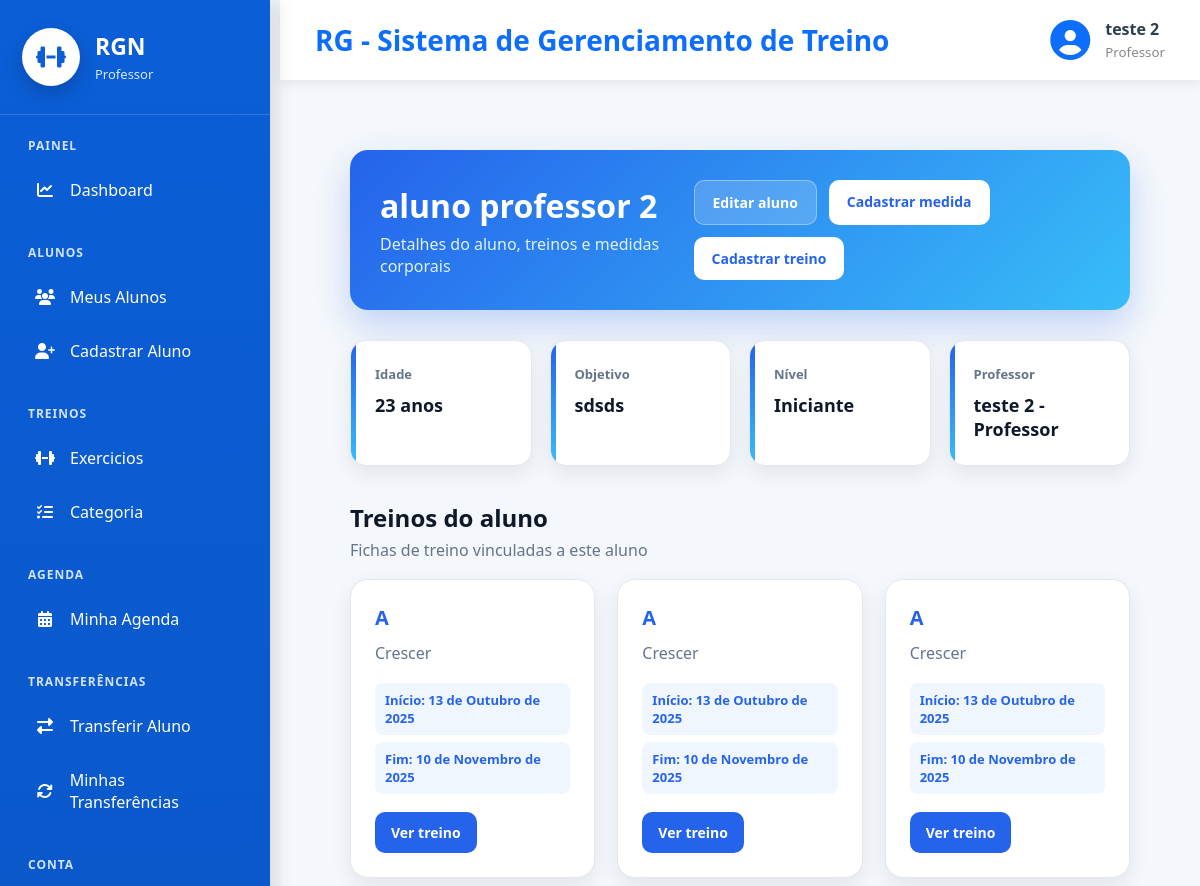
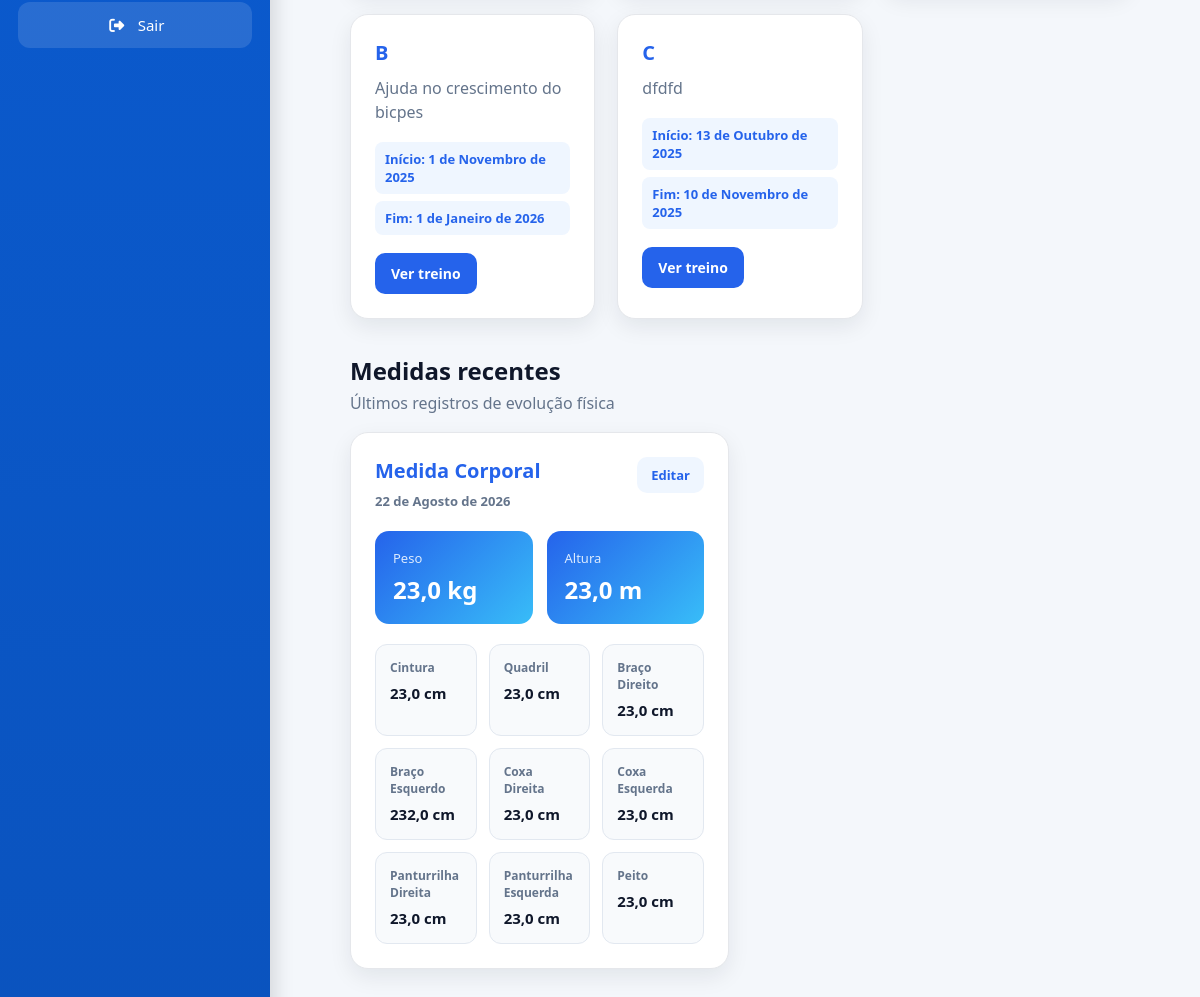
The app's page /cadastros/detalhe/aluno/4/ (signed in) with its own data (2 pictures, top to bottom).
### cadastros/models.py (models this page shows)
class Auditoria(models.Model):
    cadastrado_em = models.DateTimeField(auto_now_add=True, verbose_name="Cadastrado em")
    atualizado_em = models.DateTimeField(auto_now=True, verbose_name="Atualizado em")
    class Meta:
        abstract = True

class Pessoa(Auditoria):
    TIPO_CHOICES = [
        ('ALUNO', 'Aluno'),
        ('PROFESSOR', 'Professor')
    ]
    SEXO_CHOICES = [
        ('M', 'Masculino'),
        ('F', 'Feminino'),
        ('O', 'Outro'),
    ]
    NIVEL_CHOICES = [
        (1, 'Iniciante'),
        (2, 'Intermediário'),
        (3, 'Avançado'),
    ]
    tipo = models.CharField(max_length=20, choices=TIPO_CHOICES, verbose_name="Tipo de Pessoa")
    nome = models.CharField(max_length=50, verbose_name="Nome")
    idade = models.IntegerField(verbose_name="Idade", null=True, blank=True)
    cpf = models.CharField(max_length=11, unique=True, verbose_name="CPF")
    telefone = models.CharField(max_length=15, verbose_name="Telefone")
    objetivo = models.TextField(verbose_name="Objetivo", null=True, blank=True)
    sexo = models.CharField(max_length=20, choices=SEXO_CHOICES, verbose_name="Sexo", null=True, blank=True)
    nivel = models.IntegerField(choices=NIVEL_CHOICES, verbose_name="Nível", null=True, blank=True)
    cidade = models.ForeignKey(Cidade, on_delete=models.PROTECT)
    professor = models.ForeignKey("self", on_delete=models.PROTECT, related_name="alunos", limit_choices_to={"tipo": "PROFESSOR"}, null=True, blank=True)
    usuario = models.OneToOneField("auth.User", on_delete=models.CASCADE, related_name="pessoa_usuario")
    def __str__(self):
        return f"{self.nome} - {self.get_tipo_display()}"

### exercicio/models.py (models this page shows, shortened)
class Treino(Auditoria):
    aluno = models.ForeignKey(Pessoa, on_delete=models.PROTECT, related_name="Treinos")
    nome_treino = models.CharField(max_length=20, verbose_name="Nome do Treino")
    data_inicio = models.DateField(verbose_name="Data de Inicio")
    data_fim = models.DateField(verbose_name="Data de Encerramento")
    descricao = models.CharField(max_length=100, verbose_name="Descrição")
    cadastrado_por = models.ForeignKey(Pessoa, on_delete=models.PROTECT)

### medidas/models.py (models this page shows, shortened)
class Medidas(Auditoria):
    aluno = models.ForeignKey(Pessoa, on_delete=models.PROTECT, related_name="medidas_aluno")
    altura = models.FloatField(verbose_name="Altura")
    peso = models.FloatField(verbose_name="Peso")
    cintura = models.FloatField(verbose_name="Cintura")
    quadril = models.FloatField(verbose_name="Quadril")
    braco_direito = models.FloatField(verbose_name="Braço Direito")
    braco_esquerdo = models.FloatField(verbose_name="Braço Esquerdo")
    coxa_direita = models.FloatField(verbose_name="Coxa Direita")
    coxa_esquerda = models.FloatField(verbose_name="Coxa Esquerda")
    panturrilha_direita = models.FloatField(verbose_name="Panturrilha Direita")
    panturrilha_esquerda = models.FloatField(verbose_name="Panturrilha Esquerda")
    peito = models.FloatField(verbose_name="Peito")
    data_medida = models.DateField(verbose_name="Data da medida")
    cadastrado_por = models.ForeignKey("auth.User", on_delete=models.PROTECT, related_name="cadastrado_por")

### cadastros/views.py (the view)
# urls.py: path('detalhe/aluno/<int:pk>/', PessoaDetail.as_view(), name='detalhe-aluno'),
class PessoaDetail(LoginRequiredMixin, GroupRequiredMixin,DetailView):
    login_url = reverse_lazy('login')
    model = Pessoa
    context_object_name = "aluno"
    template_name = "cadastros/detalhe_aluno.html"
    group_required = ["Professor", "Administrador"]
    def get_context_data(self, **kwargs):
        context = super().get_context_data(**kwargs)
        context["treinos"] = Treino.objects.filter(
            aluno=self.object
)
        context["medidas"] = Medidas.objects.filter(
            aluno=self.object
        ).order_by("-data_medida")
        return context

### cadastros/templates/cadastros/detalhe_aluno.html (shortened to what this page needs)
{% extends 'modelo.html' %}
{% load static %}
{% block css %}
<link rel="stylesheet" href="{% static 'css/cadastros/detalhe_aluno.css' %}">
{% endblock %}
{% block main %}
<div class="aluno-detalhe">
    <div class="aluno-header">
        <div>
            <h2>{{ aluno.nome  }}</h2>
            <p>Detalhes do aluno, treinos e medidas corporais</p>
        </div>
        <div class="aluno-actions">
            <a href="{% url 'editar-aluno' aluno.id %}" class="btn-secondary">Editar aluno</a>
            <a href="{% url 'cadastrar-medidas' aluno.id %}" class="btn-primary">Cadastrar medida</a>
            <a href="{% url 'cadastrar-treino' aluno.id  %}" class="btn-primary">Cadastrar treino</a>
        </div>
    </div>
    <div class="info-grid">
        <div class="info-card">
            <span>Idade</span>
            <strong>{{ aluno.idade }} anos</strong>
        </div>
        <div class="info-card">
            <span>Objetivo</span>
            <strong>{{ aluno.objetivo }}</strong>
        </div>
        <div class="info-card">
            <span>Nível</span>
            <strong>{{ aluno.get_nivel_display }}</strong>
        </div>
        <div class="info-card">
            <span>Professor</span>
            <strong>{{ aluno.professor }}</strong>
        </div>
    </div>
    <div class="section-title">
        <h3>Treinos do aluno</h3>
        <p>Fichas de treino vinculadas a este aluno</p>
    </div>
    <div class="treino-grid">
        {% for treino in treinos %}
        <div class="treino-card">
            <h4>{{ treino.nome_treino }}</h4>
            <p>{{ treino.descricao }}</p>
            <div class="treino-info">
                <span>Início: {{ treino.data_inicio }}</span>
                <span>Fim: {{ treino.data_fim }}</span>
            </div>
            <a href="{% url 'detalhe-treino' treino.id %}" class="btn-ver-treino">
                Ver treino
            </a>
        </div>
        {% empty %}
        <div class="empty-card">
            <p>Este aluno ainda não possui treinos cadastrados.</p>
        </div>
        {% endfor %}
    </div>
    <div class="section-title">
        <h3>Medidas recentes</h3>
        <p>Últimos registros de evolução física</p>
    </div>
<div class="medidas-grid">
    {% for medida in medidas %}
    <div class="medida-card">
        <div class="medida-card-header">
            <div>
                <h4>Medida Corporal</h4>
                <span>{{ medida.data_medida }}</span>
            </div>
            <a href="{% url 'editar-medidas' medida.id %}" class="btn-editar-medida">
                Editar
            </a>
        </div>
        <div class="medida-principal">
            <div>
                <span>Peso</span>
                <strong>{{ medida.peso }} kg</strong>
            </div>
            <div>
                <span>Altura</span>
                <strong>{{ medida.altura }} m</strong>
            </div>
        </div>
        <div class="medida-dados">
            <div class="medida-item">
                <span>Cintura</span>
                <strong>{{ medida.cintura }} cm</strong>
            </div>
            <div class="medida-item">
                <span>Quadril</span>
                <strong>{{ medida.quadril }} cm</strong>
            </div>
            <div class="medida-item">
                <span>Braço Direito</span>
                <strong>{{ medida.braco_direito }} cm</strong>
            </div>
            <div class="medida-item">
                <span>Braço Esquerdo</span>
                <strong>{{ medida.braco_esquerdo }} cm</strong>
            </div>
            <div class="medida-item">
                <span>Coxa Direita</span>
                <strong>{{ medida.coxa_direita }} cm</strong>
            </div>
            <div class="medida-item">
                <span>Coxa Esquerda</span>
                <strong>{{ medida.coxa_esquerda }} cm</strong>
            </div>
            <div class="medida-item">
                <span>Panturrilha Direita</span>
                <strong>{{ medida.panturrilha_direita }} cm</strong>
            </div>
            <div class="medida-item">
                <span>Panturrilha Esquerda</span>
                <strong>{{ medida.panturrilha_esquerda }} cm</strong>
            </div>
            <div class="medida-item">
                <span>Peito</span>
                <strong>{{ medida.peito }} cm</strong>
            </div>
        </div>
    </div>
    {% endfor %}
</div>
</div>
{% endblock %}

### paginas/templates/modelo.html (shortened to what this page needs)
{% load static %}
<!DOCTYPE html>
<html lang="pt-br">
<head>
    <link rel="stylesheet" href="{% static 'css/paginas/modelo.css' %}">
    <link rel="stylesheet" href="{% static 'css/paginas/menu.css' %}">
    <link rel="stylesheet" href="{% static 'css/paginas/dashboard/dashboard_admin.css' %}">
    <link rel="stylesheet" href="{% static 'css/paginas/dashboard/dashboard_aluno.css' %}">
    <link rel="stylesheet" href="{% static 'css/paginas/dashboard/dashboard_professor.css' %}">
    <link rel="stylesheet"
          href="https://cdnjs.cloudflare.com/ajax/libs/font-awesome/6.7.2/css/all.min.css">
    {% block css %}
    {% endblock %}
</head>
<body>
<div class="layout">
    {% if request.user.is_authenticated %}
        {% if is_admin %}
            {% include 'menus/menu_admin.html' %}
        {% elif is_professor %}
            {% include 'menus/menu_professor.html' %}
        {% elif is_aluno %}
            {% include 'menus/menu_aluno.html' %}
        {% endif %}
    {% endif %}
    <div class="main-area">
        <header class="topbar">
            <div class="titulo">
                <h2>
                    {% block titulo %}
                        RG - Sistema de Gerenciamento de Treino
                    {% endblock %}
                </h2>
            </div>
            {% if request.user.is_authenticated %}
            <div class="usuario">
                <i class="fas fa-circle-user"></i>
                <div>
                    <strong>
                        {{ request.user.pessoa_usuario.nome }}
                    </strong>
                    <small>
                        {% if is_admin %}
                            Administrador
                        {% elif is_professor %}
                            Professor
                        {% elif is_aluno %}
                            Aluno
                        {% endif %}
                    </small>
                </div>
            </div>
            {% endif %}
        </header>
        <main class="conteudo">
            {% block main %}
            {% endblock %}
        </main>
    </div>
</div>
</body>
</html>

### static/css/paginas/modelo.css (style rules this page uses)
* { margin:0; padding:0; box-sizing:border-box; font-family:"Segoe UI",sans-serif; }
body { background:#f4f7fb; color:#2c3e50; }
.layout { display:flex; min-height:100vh; }
.main-area { margin-left:280px; width:calc(100% - 280px); display:flex; flex-direction:column; }
.topbar { height:80px; background:white; display:flex; justify-content:space-between; align-items:center; padding:0 35px; box-shadow:0 3px 12px rgba(0,0,0,.08); }
.titulo h2 { color:#0d6efd; font-size:28px; }
.usuario { display:flex; align-items:center; gap:15px; }
.usuario i { font-size:40px; color:#0d6efd; }
.usuario strong { display:block; font-size:16px; }
.usuario small { color:#888; }
.conteudo { flex:1; padding:35px; }

### static/css/paginas/dashboard/dashboard_admin.css (style rules this page uses)
* { margin:0; padding:0; box-sizing:border-box; }

### records on screen
Pessoa: nome "aluno professor 2", idade "23", objetivo "sdsds", nivel "Iniciante", professor "teste 2 - Professor"
Treino: nome_treino "A", descricao "Crescer", data_inicio "13 de Outubro de 2025", data_fim "10 de Novembro de 2025"
Treino: nome_treino "A", descricao "Crescer", data_inicio "13 de Outubro de 2025", data_fim "10 de Novembro de 2025"
Treino: nome_treino "A", descricao "Crescer", data_inicio "13 de Outubro de 2025", data_fim "10 de Novembro de 2025"
Treino: nome_treino "B", descricao "Ajuda no crescimento do bicpes", data_inicio "1 de Novembro de 2025", data_fim "1 de Janeiro de 2026"
Treino: nome_treino "C", descricao "dfdfd", data_inicio "13 de Outubro de 2025", data_fim "10 de Novembro de 2025"
Medidas: data_medida "22 de Agosto de 2026", peso "23,0", altura "23,0", cintura "23,0", quadril "23,0", braco_direito "23,0", braco_esquerdo "232,0", coxa_direita "23,0", coxa_esquerda "23,0", panturrilha_direita "23,0", panturrilha_esquerda "23,0", peito "23,0"

### other values on screen
{{ request.user.pessoa_usuario.nome }} "teste 2"
